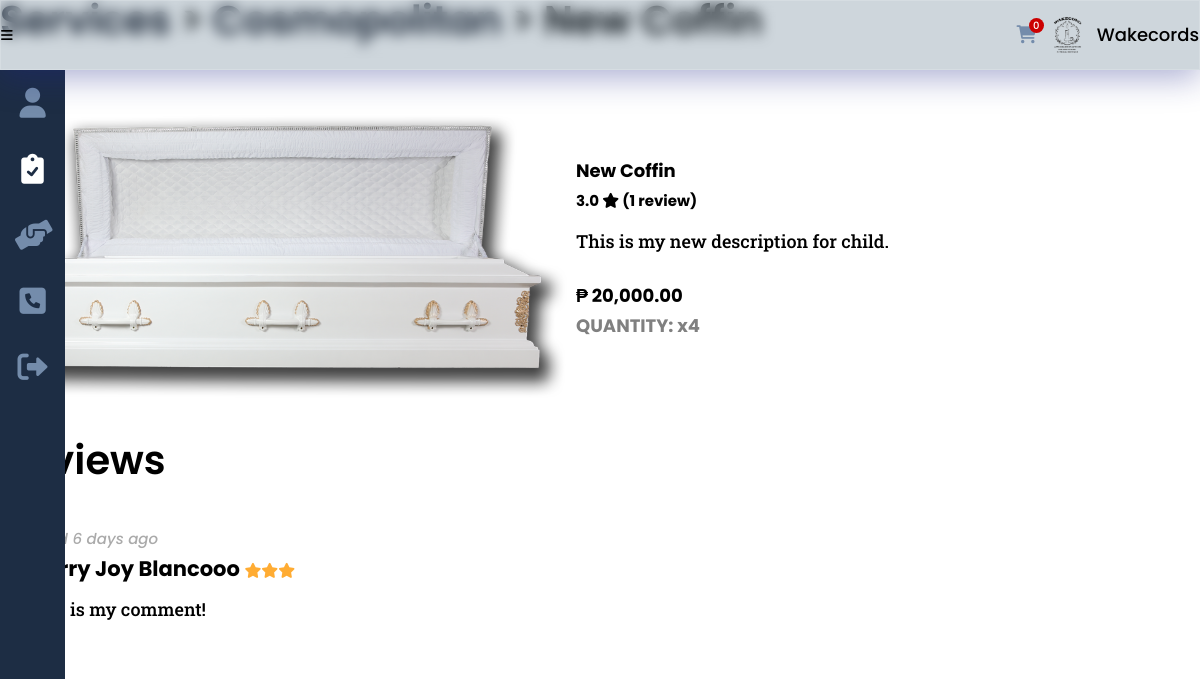
The app's page /funeral_tradition_this.php?service_id=29&id=1&rated (signed in), older data.
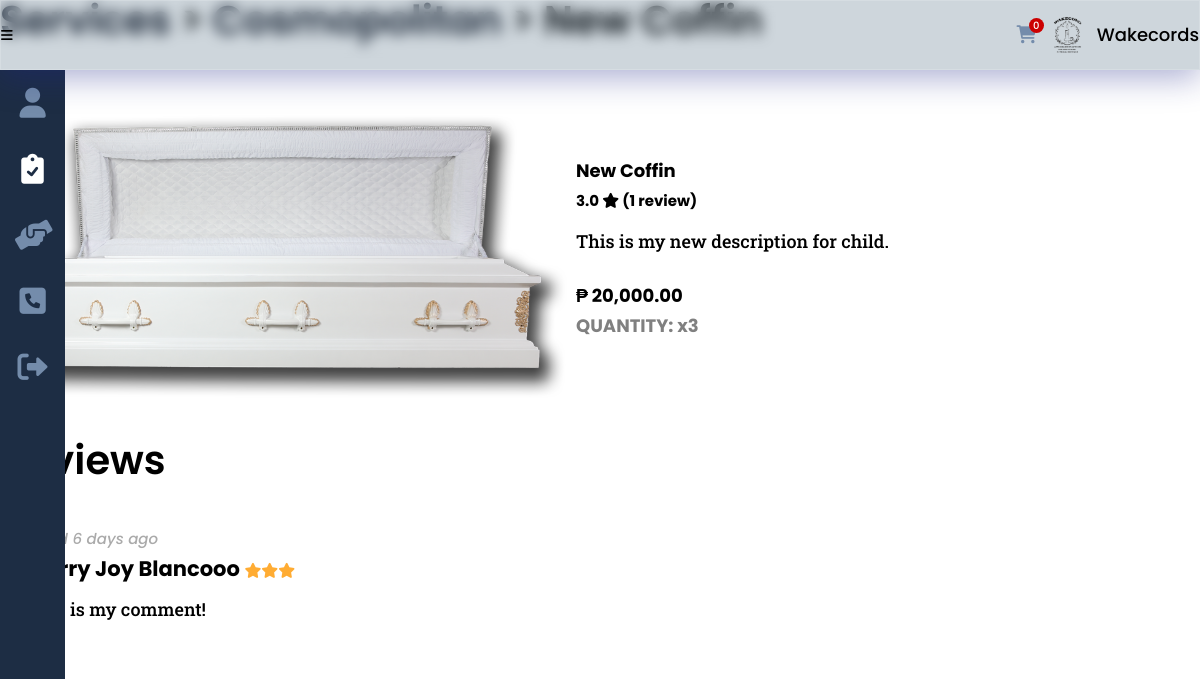
The same page, newer data.
### tables this page shows
CREATE TABLE `funeral` (
  `service_id` int(8) NOT NULL,
  `funeral_name` varchar(50) NOT NULL,
  `funeral_type` varchar(20) NOT NULL,
  `funeral_size` varchar(100) DEFAULT NULL
);

CREATE TABLE `services` (
  `service_id` int(8) NOT NULL,
  `provider_id` int(8) NOT NULL,
  `service_type` varchar(20) NOT NULL,
  `service_desc` varchar(500) NOT NULL,
  `service_cost` decimal(9,2) DEFAULT NULL,
  `service_qty` int(2) DEFAULT NULL,
  `service_img` varchar(100) NOT NULL,
  `service_status` varchar(10) NOT NULL
);

### others/db.php (called while the page is built, shortened)
<?php
	class DB
	{
		static $hostname = "localhost";
		static $dbname = "wakecords";
		static $username  = "root";
		static $password = "";
		public static function query($sql, $params=array(), $transactType)
		{
			$rows = array();
			try
			{
				$db = new PDO("mysql:host=". self::$hostname ."; dbname=". self::$dbname,  self::$username,  self::$password);
				$db->setAttribute(PDO::ATTR_ERRMODE, PDO::ERRMODE_EXCEPTION);
				$cmd = $db->prepare($sql);
				$cmd->execute($params);
				if($transactType == "READ")
					$rows = $cmd->fetchAll();
				else
					$rows = $db->lastInsertId();
			}
			catch(PDOException $e)
			{
				echo $e->getMessage();
			}
			return $rows;
		}
	}

### others/functions.php (called while the page is built, shortened)
<?php
	require_once("others/db.php");
	function read($table, $attr=[], $data=[]){
		if(count($attr) == 1){
			return DB::query("SELECT * FROM ".$table." WHERE ".$attr[0]."=?", array($data[0]), "READ");
		}
	}

### funeral_tradition_this.php (the view, shortened to what the changed rows need)
<?php
	include("others/functions.php");
	include("others/head.php");
	$provider = read("provider", ["provider_id"], [$_GET['id']]);
	$provider = $provider[0];
?>
<body>
	<div class="container">
		<?php include("others/header.php"); ?>
		<div class="banner">
			<section class="banner-con">
				<div class="wrapper">
					<div class="banner-div">
						<?php
							$service_type = read("services", ["service_id"], [$_GET['service_id']]);
							$service_type = $service_type[0];
							$service = DB::query("SELECT * FROM services s JOIN {$service_type['service_type']} f ON s.service_id = f.service_id WHERE s.service_id=?", array($_GET['service_id']), "READ");
							$service = $service[0];
							if(isset($_SESSION['provider'])){
								$service_link = "services.php";
								$a_link = "services.php";
							}
							else if(isset($_SESSION['seeker'])){
								if($service_type['service_type'] == "funeral") {
									$service_link = "funeral.php";
									$a_link = "funeral_tradition.php";
								}
							}
							else {
								$service_link = "funeral.php";
								$a_link = "funeral_tradition.php";
							}
							switch($service_type['service_type']){
								case "funeral":
									$size_array = explode(",",$service['funeral_size']);
									echo "
									<h2><a href='{$service_link}'>Services</a> <span>> <a href='{$a_link}?id={$provider['provider_id']}'>{$provider['provider_company']}</a> > {$service['funeral_name']}</span></h2>
									";
									$service_name = $service['funeral_name'];
								break;
							}
						?>
						<div class="banner-cards trad">
							<?php
								echo "
								<img class='card-img' src='images/providers/".$service['service_type']."/".$service['provider_id']."/".$service['service_img']."'>
								<div class='card-div'>
									<div>
										<h3>".$service_name."
											<span>
												".ratings($service['service_id'], true)."
												<i class='fa-solid fa-star'></i>
												(".ratings_count($service['service_id'], true).")
											</span>
										</h3>
										<p>
											".$service['service_desc']."
										</p>
								";
								if($service_type['service_type'] != "church")
									echo "<div class='card-price trad'>₱ ".number_format($service['service_cost'], 2, '.', ',')."</div>";
								if(isset($_SESSION['seeker']) && !isset($_GET['rate']) && !isset($_GET['rated'])){
								echo "
									<form method='post'>";
									if($service_type['service_type'] != "church") {
								echo "
										<div>";
										if(count($size_array) > 0 && $size_array[0] != NULL) {
										echo "
											<label for='cbosize'>Sizes: </label>
											<select name='cbosize' required>
												<option value=''>BROWSE OPTIONS</option>";
												for($i=0;$i<count($size_array);$i++)
													echo "<option value='".$size_array[$i]."'>".$size_array[$i]."</option>";
								echo "		</select>";
									 	}
								echo "
											<label for='cbomaxqty'>Quantity: </label>
											<select name='cbomaxqty' required>
												<option value=''>BROWSE OPTIONS</option>";
												for($i=1;$i<=$service['service_qty'];$i++)
													echo "<option value='".$i."'>".$i."</option>";
								echo "		</select>
										</div>";
									} else {
								echo "	<div>
											<label>Time: </label>
											<select name='cbotime' required>
												<option value=''>BROWSE OPTIONS</option>";
												echo time_available($service['church_mass_time'], $_GET['service_id']);
								echo "		</select>
										</div>";
									}
								echo "	<button type='submit' name='btnadd' class='btn trad' onclick=\"return confirm('Confirm booking?');\">Book</button>
									</form>";
								}
								else {
									if($service_type['service_type'] != "church")
										echo "<h4 style='color:gray'>QUANTITY: x{$service['service_qty']}</h4>";
								}
								echo "
									</div>
								</div>";
							?>
						</div>
						<div class="banner-ratings" id="ratings">
							<h2>Reviews</h2>
						</div>
					</div>
				</div>
			</section>
		</div>
	</div>
<?php include("others/footer-js.php"); ?>

Row changes from the older to the newer data that the page shows:
changed through a linked row, funeral "New Coffin": service_id.service_qty "4" → "3"
